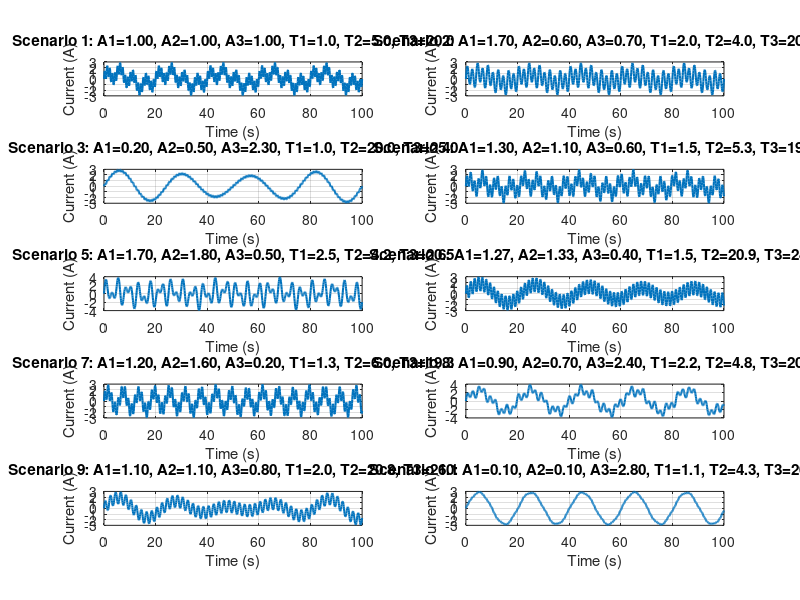

Recreate this plot in MATLAB. (Note: this script raises an error after producing the figure.)
clc; clear; close all;

%% Parameters
n = 21;                      % Number of RC elements
t = linspace(0, 100, 1000);  % Time vector (0 to 100 seconds with 1000 points)
dt = t(2) - t(1);            % Time step
num_scenarios = 10;          % Total number of scenarios
test_scenarios = [9, 10];    % Test scenarios
validation_folds = {[1,2], [3,4], [5,6], [7,8]}; % 4 validation sets
candidate_lambdas = logspace(-4, 4, 50); % Lambda candidates (1e-4 to 1e4)

%% Regularization Matrix L (First-order difference)
L = zeros(n-1, n);
for i = 1:n-1
    L(i, i) = -1;
    L(i, i+1) = 1;
end

%% True DRT Parameters [Tau, R]
mu = 10;
sigma = 5;
tau_discrete = linspace(0.01, 20, n); % Discrete tau values
R_discrete_true = normpdf(tau_discrete, mu, sigma);
R_discrete_true = R_discrete_true / max(R_discrete_true); % Normalize to max value of 1

%% Initialize Storage Variables
W_all = cell(num_scenarios, 1);      % Store W matrices for all scenarios
V_sd_all = cell(num_scenarios, 1);   % Store noisy V data for all scenarios

%% Define Amplitudes and Periods for Current Synthesis
A = [1, 1, 1;          % Scenario 1
     1.7, 0.6, 0.7;    % Scenario 2
     0.2, 0.5, 2.3;    % Scenario 3
     1.3, 1.1, 0.6;    % Scenario 4
     1.7, 1.8, 0.5;    % Scenario 5
     1.27, 1.33, 0.4;  % Scenario 6
     1.2, 1.6, 0.2;    % Scenario 7
     0.9, 0.7, 2.4;    % Scenario 8
     1.1, 1.1, 0.8;    % Scenario 9
     0.1, 0.1, 2.8];   % Scenario 10

T = [1, 5, 20;         % Scenario 1
     2, 4, 20;         % Scenario 2
     1, 20, 25;        % Scenario 3
     1.5, 5.3, 19.8;   % Scenario 4
     2.5, 4.2, 20.5;   % Scenario 5
     1.5, 20.9, 24.2;  % Scenario 6
     1.3, 6, 19.3;     % Scenario 7
     2.2, 4.8, 20.2;   % Scenario 8
     2, 20.8, 26.1;    % Scenario 9
     1.1, 4.3, 20.1];  % Scenario 10

%% Generate Synthetic Current Data (Multi-Sine Approach)
ik_scenarios = zeros(num_scenarios, length(t)); % Initialize current scenarios

for s = 1:num_scenarios
    % Sum of three sine waves for each scenario
    ik_scenarios(s, :) = A(s,1)*sin(2*pi*t / T(s,1)) + ...
                         A(s,2)*sin(2*pi*t / T(s,2)) + ...
                         A(s,3)*sin(2*pi*t / T(s,3));
end

%% Plot Synthesized Currents
figure;
for scenario = 1:num_scenarios
    subplot(5, 2, scenario);
    plot(t, ik_scenarios(scenario, :), 'LineWidth', 1.5);
    title(sprintf('Scenario %d: A1=%.2f, A2=%.2f, A3=%.2f, T1=%.1f, T2=%.1f, T3=%.1f', ...
                  scenario, A(scenario,1), A(scenario,2), A(scenario,3), ...
                  T(scenario,1), T(scenario,2), T(scenario,3)));
    xlabel('Time (s)');
    ylabel('Current (A)');
    grid on;
end
sgtitle('Synthesized Current for Each Scenario');

%% Generate Voltage Data for Each Scenario
V_est_all = zeros(num_scenarios, length(t)); % Store estimated V
rng(0); % For reproducibility
noise_level = 0.01; % Noise level

for s = 1:num_scenarios
    fprintf('Generating data for Scenario %d/%d...\n', s, num_scenarios);
    
    ik = ik_scenarios(s, :); % Current for scenario s
    
    %% Initialize Voltage
    V_est = zeros(1, length(t)); % Estimated voltage
    R0 = 0.1; % Ohmic resistance
    OCV = 0;  % Open Circuit Voltage
    V_RC = zeros(n, length(t)); % RC voltages for each element
    
    %% Initial Voltage Calculation (k=1)
    for i = 1:n
        V_RC(i, 1) = ik(1) * R_discrete_true(i) * (1 - exp(-dt / tau_discrete(i)));
    end
    V_est(1) = OCV + R0 * ik(1) + sum(V_RC(:, 1));
    
    %% Voltage Calculation for t > 1
    for k_idx = 2:length(t)
        for i = 1:n
            V_RC(i, k_idx) = exp(-dt / tau_discrete(i)) * V_RC(i, k_idx-1) + ...
                              R_discrete_true(i) * (1 - exp(-dt / tau_discrete(i))) * ik(k_idx);
        end
        V_est(k_idx) = OCV + R0 * ik(k_idx) + sum(V_RC(:, k_idx));
    end
    
    % Store V_est and add noise
    V_est_all(s, :) = V_est;
    V_sd = V_est + noise_level * randn(size(V_est));
    V_sd_all{s} = V_sd;
    
    %% Construct W Matrix for Scenario s
    W = zeros(length(t), n); % Initialize W matrix
    for k_idx = 1:length(t)
        for i = 1:n
            if k_idx == 1
                W(k_idx, i) = ik(k_idx) * (1 - exp(-dt / tau_discrete(i)));
            else
                W(k_idx, i) = exp(-dt / tau_discrete(i)) * W(k_idx-1, i) + ...
                              ik(k_idx) * (1 - exp(-dt / tau_discrete(i)));
            end
        end
    end
    W_all{s} = W; % Store W matrix

    
end

%% Cross-Validation to Optimize Lambda
CVE = zeros(length(candidate_lambdas),1); % Initialize CVE for each lambda

for l = 1:length(candidate_lambdas)
    lambda = candidate_lambdas(l);
    total_error = 0; % Initialize total CVE
    
    for fold = 1:length(validation_folds)
        val_set = validation_folds{fold}; % Current validation set
        
        % Define training set: exclude test and current validation set
        train_set = setdiff(1:num_scenarios, [test_scenarios, val_set]);
        
        % Stack W_train and V_train from training set
        sum_WtW = zeros(n, n);   % Initialize sum(W_s^T * W_s)
        sum_WtV = zeros(n, 1);   % Initialize sum(W_s^T * V_s)
        
        for s = train_set
            W_s = W_all{s};
            V_s = V_sd_all{s};
            sum_WtW = sum_WtW + W_s' * W_s;
            sum_WtV = sum_WtV + W_s' * V_s';
        end
        
        %% Analytical Solution for R_train
        R_train = (sum_WtW + lambda * (L' * L)) \ sum_WtV;
        R_train(R_train < 0) = 0; % Enforce non-negativity
        
        %% Validation Error Calculation
        for s_val = val_set
            W_val = W_all{s_val};
            V_val = V_sd_all{s_val};
            
            % Predict V_pred for validation set
            V_pred = W_val * R_train;
            
            % Compute squared voltage error
            error = sum((V_val' - V_pred).^2);
            total_error = total_error + error;
        end
    end
    
    % Store CVE for current lambda
    CVE(l) = total_error;
end

%% Find Optimal Lambda
[~, optimal_idx] = min(CVE);
optimal_lambda = candidate_lambdas(optimal_idx);
fprintf('Optimal lambda: %e\n', optimal_lambda);

%% Plot CVE vs Lambda with Aggressive Y-axis Zoom and Logarithmic Scaling
figure;
semilogx(candidate_lambdas, CVE, 'b-', 'LineWidth', 1.5); % CVE vs Lambda plot
hold on;

% Plot optimal lambda point
semilogx(optimal_lambda, CVE(optimal_idx), 'ro', 'MarkerSize', 10, 'LineWidth', 2); % Optimal lambda point

% Add text to indicate the optimal lambda inside the legend
optimal_lambda_str = ['Optimal \lambda = ', num2str(optimal_lambda, '%.2e')]; % Text string for optimal lambda

% Labels and title
xlabel('\lambda');
ylabel('Crossvalidation Error (CVE)');
title('CVE vs \lambda');

% Grid and legend
grid on;

% Set Y-axis to logarithmic scale
set(gca, 'YScale', 'log');  % Set Y-axis to log scale

% Aggressive Y-axis zoom: narrow range to focus on the lower part
ylim([0.7897, 0.7904]);  % Adjust to focus on the lowest part of the CVE curve

% Add legend and include optimal lambda in the legend
legend({'CVE', optimal_lambda_str}, 'Location', 'Best');

hold off;


%% Retrain on All Training Data with Optimal Lambda
% Training set: exclude test scenarios (9 and 10)
train_set_final = setdiff(1:num_scenarios, test_scenarios);
sum_WtW_final = zeros(n, n);   % Initialize sum(W_s^T * W_s)
sum_WtV_final = zeros(n, 1);   % Initialize sum(W_s^T * V_s)

for s = train_set_final
    W_s = W_all{s};
    V_s = V_sd_all{s};
    sum_WtW_final = sum_WtW_final + W_s' * W_s;
    sum_WtV_final = sum_WtV_final + W_s' * V_s';
end

% Compute R_final using optimal lambda
R_final = (sum_WtW_final + optimal_lambda * (L' * L)) \ sum_WtV_final;
R_final(R_final < 0) = 0; % Enforce non-negativity

%% Test on Test Scenarios (9 and 10)
test_set = test_scenarios;
total_test_error = 0;

for s_test = test_set
    W_test = W_all{s_test};
    V_test = V_sd_all{s_test};
    
    % Predict V_pred_test
    V_pred_test = W_test * R_final;
    
    % Compute squared voltage error
    error_test = sum((V_test' - V_pred_test).^2);
    total_test_error = total_test_error + error_test;
end

fprintf('Total squared voltage error on test data: %f\n', total_test_error);

%% Plot DRT Comparison: True vs Optimized R
figure;
plot(tau_discrete, R_discrete_true, 'k-', 'LineWidth', 2, 'DisplayName', 'True DRT');
hold on;
plot(tau_discrete, R_final, 'r--', 'LineWidth', 2, 'DisplayName', 'Optimized DRT');
xlabel('\tau (Time Constant)');
ylabel('R (Resistance)');
title('Comparison of True DRT and Optimized DRT');
legend('Location', 'Best');
grid on;
hold off;



